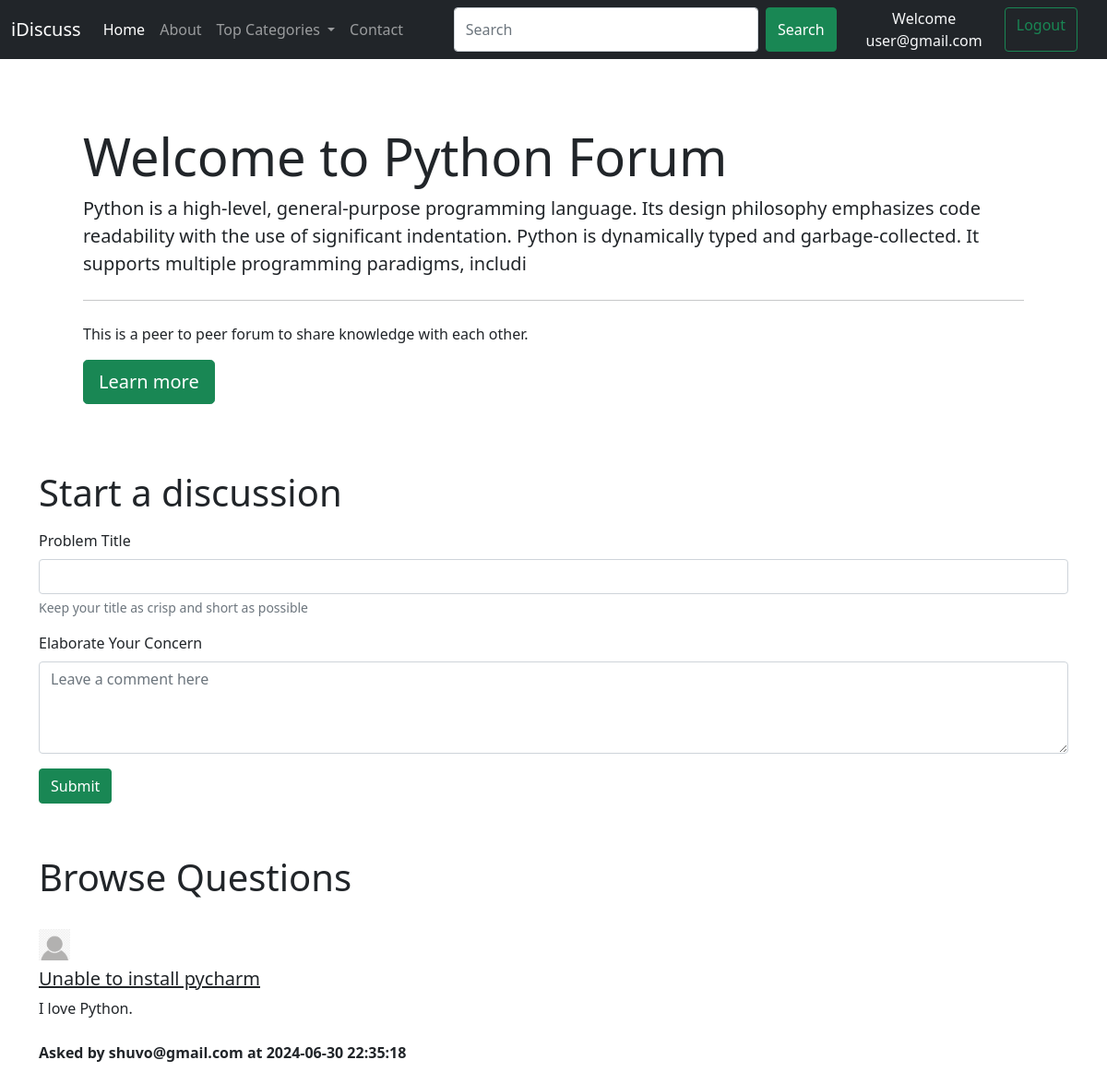
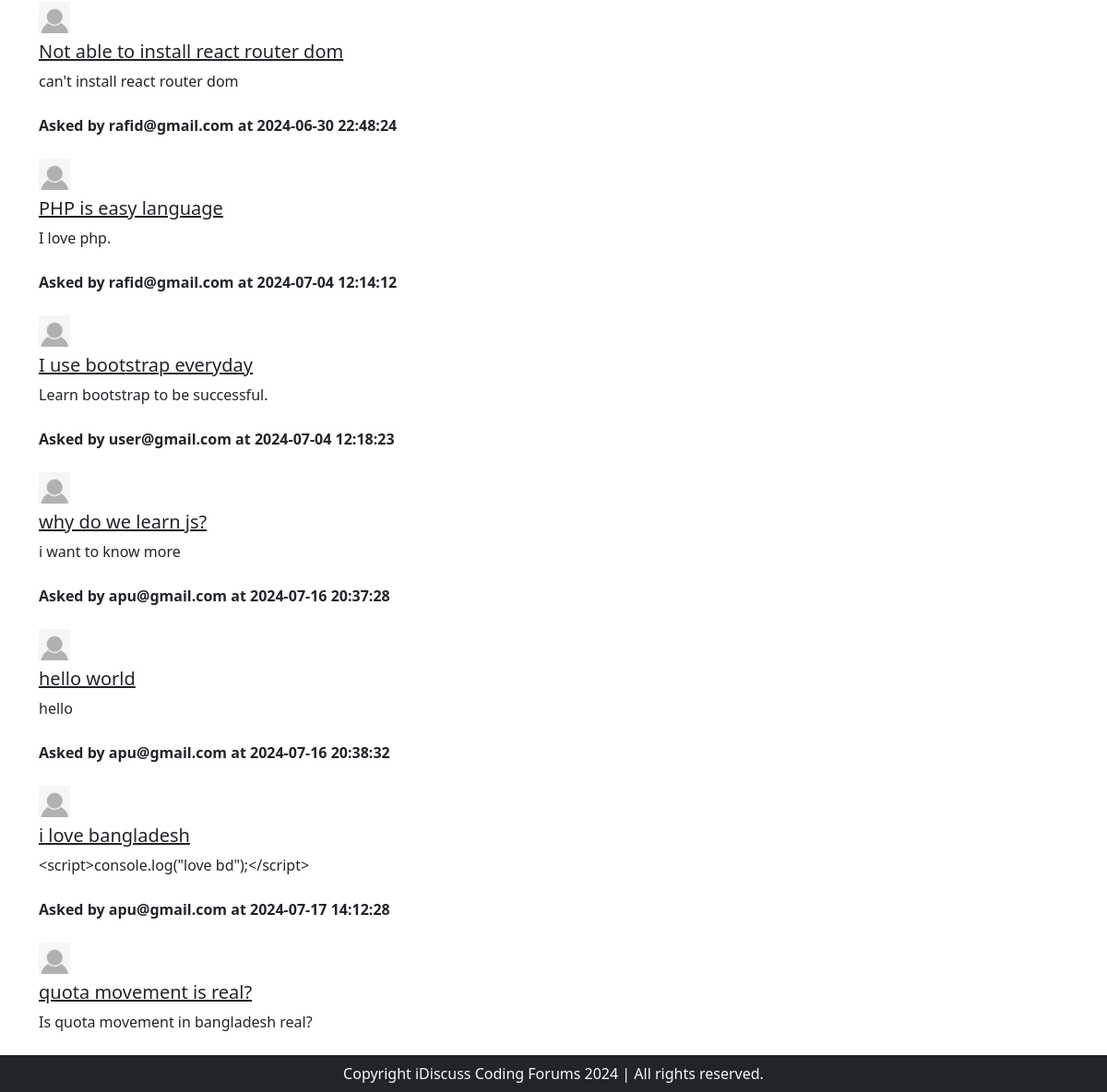
The page /threadlist.php?catid=1 (signed in) on the database its author committed (2 pictures, top to bottom).
### tables this page shows
CREATE TABLE `categories` (
  `category_id` int(8) NOT NULL,
  `category_name` varchar(255) NOT NULL,
  `category_description` varchar(255) NOT NULL,
  `created` datetime NOT NULL DEFAULT current_timestamp()
);

CREATE TABLE `threads` (
  `thread_id` int(7) NOT NULL,
  `thread_title` varchar(255) NOT NULL,
  `thread_desc` text NOT NULL,
  `thread_cat_id` int(7) NOT NULL,
  `thread_user_id` int(7) NOT NULL,
  `timestamp` datetime NOT NULL DEFAULT current_timestamp()
);

CREATE TABLE `users` (
  `sno` int(11) NOT NULL,
  `user_email` varchar(30) NOT NULL,
  `user_pass` varchar(255) NOT NULL,
  `timestamp` int(11) NOT NULL
);

### threadlist.php (the view, shortened to what this page needs)
<!DOCTYPE html>
<html lang="en">
<head>
    <link href="https://cdn.jsdelivr.net/npm/bootstrap@5.0.2/dist/css/bootstrap.min.css" rel="stylesheet"
 />
</head>
<body>
    <?php include 'partials/_dbconnect.php';?>
    <?php include 'partials/_header.php';?>
    <?php
    $id = $_GET['catid'];
    $sql = "SELECT * FROM `categories` WHERE category_id=$id";
    $result = mysqli_query($conn,$sql);
    while ($row = mysqli_fetch_assoc($result)) {
        $catname = $row['category_name'];
        $catdesc = $row['category_description'];
    }
    ?>
    <div class="container my-3">
        <div class="mt-4 p-5 text-black rounded">
            <h1 class="display-4">Welcome to <?php echo $catname;?> Forum</h1>
            <p class="lead"><?php echo $catdesc;?></p>
            <hr class="my-4">
            <p>This is a peer to peer forum to share knowledge with each other.</p>
            <a class="btn btn-success btn-lg" href="#" role="button">Learn more</a>
        </div>
    </div>
    <?php
    if (isset($_SESSION['loggedin']) && $_SESSION['loggedin'] == true) {
        echo '<div class="container">
    <h1 class="py-2">Start a discussion</h1>
    <form action="'.$_SERVER["REQUEST_URI"] . '" method="post">
    <div class="mb-3">
        <label for="exampleInputEmail1" class="form-label">Problem Title</label>
        <input type="text" class="form-control" id="title" name="title" aria-describedby="emailHelp">
        <div id="emailHelp" class="form-text">Keep your title as crisp and short as possible</div>
    </div>
    <input type="hidden" name="sno" value="'. $_SESSION["sno"].'">
    <div class="form-group">
        <label for="exampleInputEmail1" class="form-label">Elaborate Your Concern</label>
        <textarea class="form-control" placeholder="Leave a comment here" id="desc" name="desc"
            style="height: 100px"></textarea>
        <button type="submit" class="btn btn-success mt-3 mb-5">Submit</button>
    </div>
    </form>
    </div>';
    }else{
        echo '<div class="container">
        <h1 class="py-2">Start a discussion</h1>
        <p class="lead">You are not loggedin. Please login to be able to start a discussion.</p>
    </div>';
    }
    ?>
    <div class="container" id="ques">
        <h1 class="py-2">Browse Questions</h1>
        <?php
        $id = $_GET['catid'];
        $sql = "SELECT * FROM `threads` WHERE thread_cat_id=$id";
        $result = mysqli_query($conn,$sql);
        while ($row = mysqli_fetch_assoc($result)) {
        $id = $row['thread_id'];
        $title = $row['thread_title'];
        $desc = $row['thread_desc'];
        $thread_time = $row['timestamp'];
        $thread_user_id = $row['thread_user_id'];
        $sql2 = "SELECT user_email FROM `users` WHERE sno='$thread_user_id'";
        $result2 = mysqli_query($conn,$sql2);
        $row2 = mysqli_fetch_assoc($result2);
        echo '<div class="media my-3">
            <img class="mr-3 my-2" src="img/userdefaultpng.png" width="34px" alt="Generic placeholder image">
            <div class="media-body">'.
                '<h5 class="mt-0"><a class="text-dark" href="thread.php?threadid=' . $id. '">'. $title .'</a></h5>
                '. $desc .' </div>' . '<p class="fw-bold my-0 mt-4"> Asked by '. $row2['user_email'] . ' at ' . $thread_time .'</p>' .
        '</div>';
        }
    ?>
    </div>
    <?php include 'partials/_footer.php';?>
</body>
</html>

### threadlist.php (style rules this page uses)
#ques { min-height: 433px; }

### rows shown on the page
categories: category_name "Python", category_description "Python is a high-level, general-purpose programming language. Its design philosophy emphasizes code readability with the use of significant indentation. Python is dynamically typed and garbage-collected. It supports multiple programming paradigms, includi"
threads: thread_title "Unable to install pycharm", thread_desc "I love Python.", users.user_email "shuvo@gmail.com", timestamp "2024-06-30 22:35:18"
threads: thread_title "Not able to install react router dom", thread_desc "can't install react router dom", users.user_email "rafid@gmail.com", timestamp "2024-06-30 22:48:24"
threads: thread_title "PHP is easy language", thread_desc "I love php.", users.user_email "rafid@gmail.com", timestamp "2024-07-04 12:14:12"
threads: thread_title "I use bootstrap everyday", thread_desc "Learn bootstrap to be successful.", users.user_email "user@gmail.com", timestamp "2024-07-04 12:18:23"
threads: thread_title "why do we learn js?", thread_desc "i want to know more", users.user_email "apu@gmail.com", timestamp "2024-07-16 20:37:28"
threads: thread_title "hello world", thread_desc "hello", users.user_email "apu@gmail.com", timestamp "2024-07-16 20:38:32"
threads: thread_title "i love bangladesh", thread_desc "<script>console.log(\"love bd\");</script>", users.user_email "apu@gmail.com", timestamp "2024-07-17 14:12:28"
threads: thread_title "quota movement is real?", thread_desc "Is quota movement in bangladesh real?"

### other values the page prints
$_SESSION['useremail'] "user@gmail.com"
